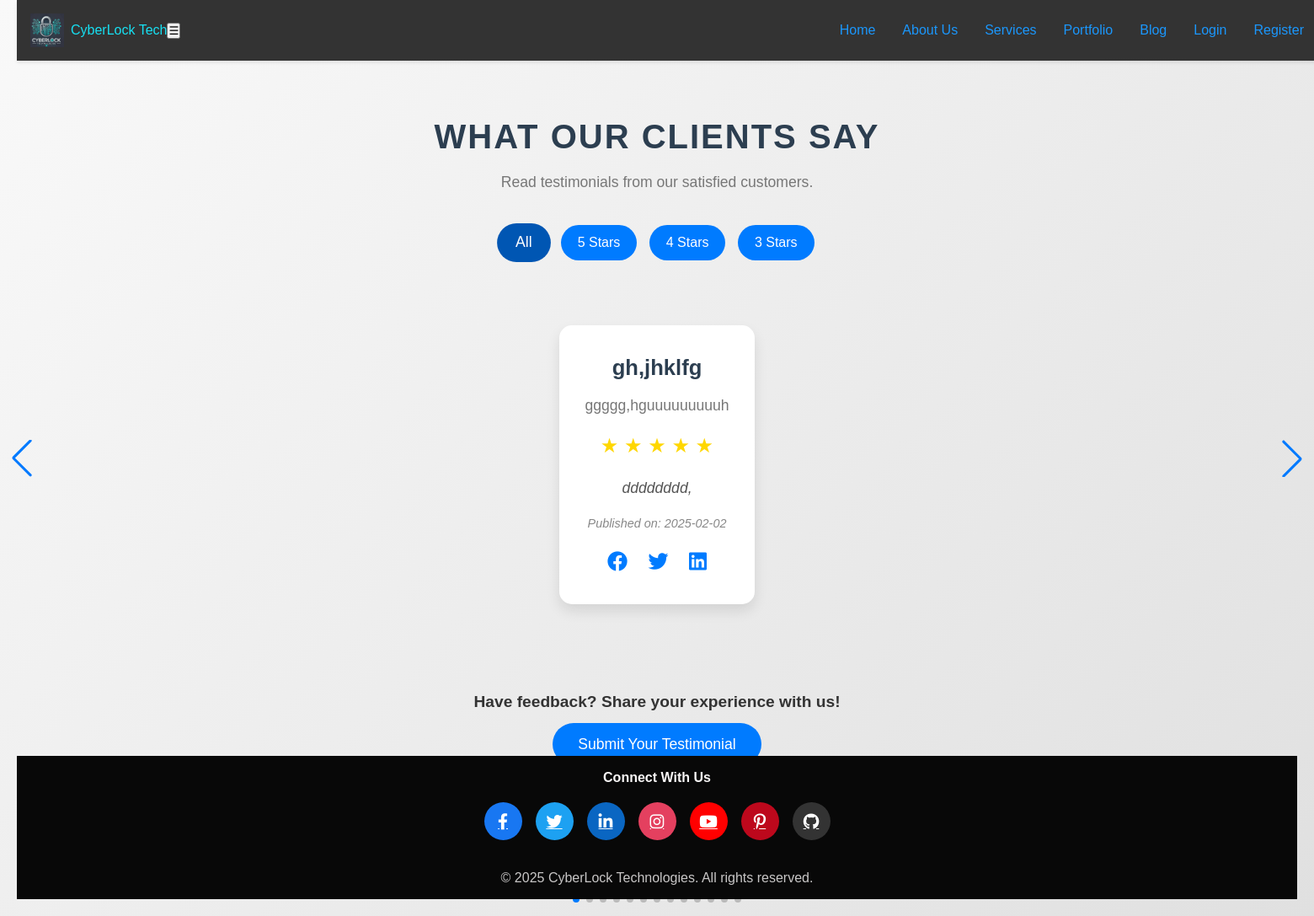
The page /testimonials/ on the database as committed earlier.
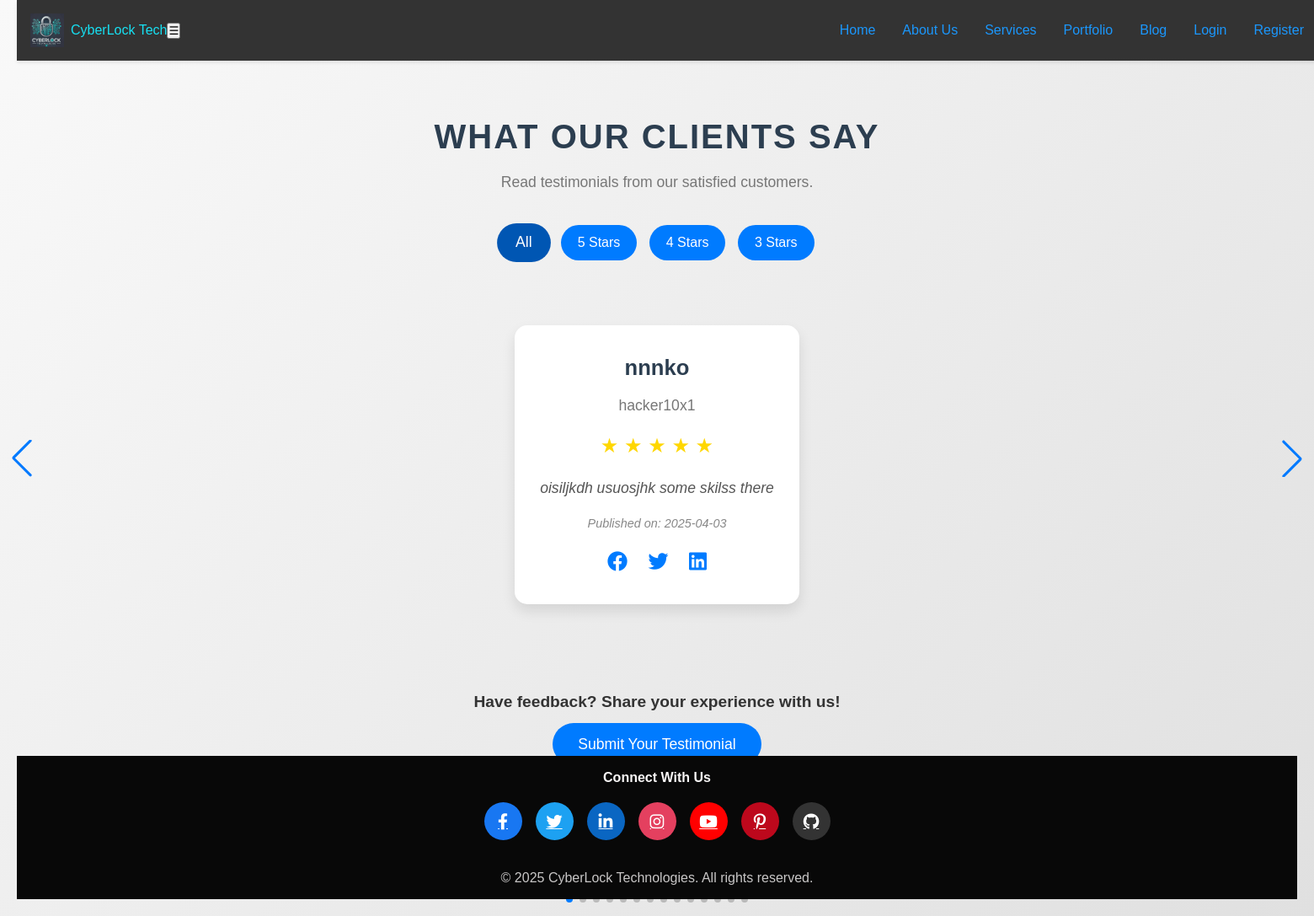
The same page on the database as committed later.
### coreapp/models.py (models this page shows, shortened)
class Testimonial(models.Model):
    name = models.CharField(max_length=100)
    company = models.CharField(max_length=100, blank=True)
    feedback = models.TextField()
    rating = models.PositiveIntegerField()  # Rating from 1 to 5
    profile_picture = models.ImageField(upload_to='testimonial_pictures/', blank=True)
    published_date = models.DateField(auto_now_add=True)
    class Meta:
        ordering = ['-published_date']
        verbose_name = "Testimonial"
        verbose_name_plural = "Testimonials"

### coreapp/views.py (the view)
# urls.py: path('testimonials/', views.testimonial_list, name='testimonial_list'),
def testimonial_list(request):
    testimonials = Testimonial.objects.all()
    return render(request, 'testimonial_list.html', {'testimonials': testimonials})

### templates/testimonial_list.html (shortened to what this page needs)
{% extends "base.html" %}
{% load static %}
{% block content %}
<!DOCTYPE html>
<html lang="en">
<head>
    <link rel="stylesheet" href="https://cdnjs.cloudflare.com/ajax/libs/font-awesome/6.0.0/css/all.min.css">
    <link rel="stylesheet" href="https://unpkg.com/swiper/swiper-bundle.min.css">
    <link rel="stylesheet" href="{% static 'css/testimonials_list.css' %}">
</head>
<body>
    <header class="page-header">
        <h1>What Our Clients Say</h1>
        <p>Read testimonials from our satisfied customers.</p>
    </header>
    <div class="filters">
        <button class="filter-btn active" data-filter="all">All</button>
        <button class="filter-btn" data-filter="5">5 Stars</button>
        <button class="filter-btn" data-filter="4">4 Stars</button>
        <button class="filter-btn" data-filter="3">3 Stars</button>
    </div>
    <div class="swiper-container">
        <div class="swiper-wrapper">
            {% for testimonial in testimonials %}
            <div class="swiper-slide">
                <div class="testimonial" data-rating="{{ testimonial.rating }}">
                    <h3>{{ testimonial.name|safe }}</h3>
                    {% if testimonial.company %}
                    <p class="company">{{ testimonial.company|safe }}</p>
                    {% endif %}
                    <div class="rating">
                        {% for i in "12345" %}
                            {% if i|slice:":1" <= testimonial.rating|stringformat:"i" %}
                            ★
                            {% else %}
                            ☆
                            {% endif %}
                        {% endfor %}
                    </div>
                    <p class="feedback">{{ testimonial.feedback|safe }}</p>
                    <p class="published-date"><em>Published on: {{ testimonial.published_date|safe }}</em></p>
                    <div class="social-share">
                        <a href="#" aria-label="Share on Facebook"><i class="fab fa-facebook"></i></a>
                        <a href="#" aria-label="Share on Twitter"><i class="fab fa-twitter"></i></a>
                        <a href="#" aria-label="Share on LinkedIn"><i class="fab fa-linkedin"></i></a>
                    </div>
                </div>
            </div>
            {% empty %}
            <div class="swiper-slide">
                <p>No testimonials available.</p>
            </div>
            {% endfor %}
        </div>
        <div class="swiper-pagination"></div>
        <div class="swiper-button-next"></div>
        <div class="swiper-button-prev"></div>
    </div>
    <div class="cta-section">
        <p class="cta-text">Have feedback? Share your experience with us!</p>
        <a href="{% url 'submit_testimonial' %}" class="cta-btn">Submit Your Testimonial</a>
    </div>
</body>
</html>
{% endblock %}

### templates/base.html (shortened to what this page needs)
{% load static %}
{% load tz %}
<!DOCTYPE html>
<html lang="en">
<head>
    <link rel="stylesheet" href="{% static 'css/base.css' %}">
    <link href="https://cdnjs.cloudflare.com/ajax/libs/font-awesome/6.0.0-beta3/css/all.min.css" rel="stylesheet">
</head>
<body class="default-body">
    <div class="page-container">
        <nav class="custom-navbar">
            <div class="navbar-container">
                <a class="navbar-brand" href="{% url 'home' %}">
                    <img src="{% static 'images/icon-192x192.png' %}" alt="CyberLock Logo">
                    <span>CyberLock Tech</span>
                </a>
                <button class="navbar-toggler" aria-label="Toggle navigation">☰</button>
                <ul class="navbar-menu">
                    <li><a href="{% url 'home' %}" class="{% if request.resolver_match.url_name == 'home' %}active{% endif %}">Home</a></li>
                    <li><a href="{% url 'about' %}" class="{% if request.resolver_match.url_name == 'about' %}active{% endif %}">About Us</a></li>
                    <li class="dropdown">
                        <a href="#" class="dropdown-toggle">Services</a>
                    </li>
                    <li><a href="{% url 'portfolio' %}" class="{% if request.resolver_match.url_name == 'portfolio' %}active{% endif %}">Portfolio</a></li>
                    <li><a href="{% url 'blog_list' %}" class="{% if request.resolver_match.url_name == 'blog_list' %}active{% endif %}">Blog</a></li>
                    {% if user.is_authenticated %}
                        <li><a href="{% url 'testimonial_list' %}" class="{% if request.resolver_match.url_name == 'testimonial_list' %}active{% endif %}">Testimonies</a></li>
                        <li><a href="{% url 'job_list' %}" class="{% if request.resolver_match.url_name == 'job_list' %}active{% endif %}">Jobs</a></li>
                        <li><a href="{% url 'contact_form' %}" class="{% if request.resolver_match.url_name == 'contact_form' %}active{% endif %}">Contact Us</a></li>
                        <li><a href="{% url 'user_profile' %}" class="{% if request.resolver_match.url_name == 'user_profile' %}active{% endif %}">Profile</a></li>
                        <li><a href="{% url 'user_logout' %}">Logout</a></li>
                    {% else %}
                        <li><a href="{% url 'user_login' %}" class="{% if request.resolver_match.url_name == 'user_login' %}active{% endif %}">Login</a></li>
                        <li><a href="{% url 'user_register' %}" class="{% if request.resolver_match.url_name == 'user_register' %}active{% endif %}">Register</a></li>
                    {% endif %}
                </ul>
            </div>
        </nav>
        <div class="content-wrap">
            {% block content %}
            {% endblock %}
        </div>
<footer class="custom-footer">
    <div class="footer-container">
        <div class="footer-top">
            <h4>Connect With Us</h4>
            <div class="social-icons">
                <a href="#" aria-label="Facebook"><i class="fab fa-facebook-f"></i></a>
                <a href="#" aria-label="Twitter"><i class="fab fa-twitter"></i></a>
                <a href="#" aria-label="LinkedIn"><i class="fab fa-linkedin-in"></i></a>
                <a href="#" aria-label="Instagram"><i class="fab fa-instagram"></i></a>
                <a href="#" aria-label="YouTube"><i class="fab fa-youtube"></i></a>
                <a href="#" aria-label="Pinterest"><i class="fab fa-pinterest-p"></i></a>
                <a href="#" aria-label="GitHub"><i class="fab fa-github"></i></a>
            </div>
        </div>
        <div class="footer-bottom">
            <p>&copy; {% now "Y" %} CyberLock Technologies. All rights reserved.</p>
        </div>
    </div>
</footer>
    </div>
</body>
</html>

### static/css/base.css (style rules this page uses)
:root { --primary-color: #1b97fc; --secondary-color: #91b2f8; --hover-bg-color: #555; --footer-bg: #333; --footer-text: #0f0f10; --spacing: 1rem; --border-radius: 5px; --font-family: 'Arial', sans-serif; }
* { box-sizing: border-box; padding: 0; margin: 0; }
body { display: flex; flex-direction: column; min-height: 100vh; font-family: var(--font-family); color: var(--secondary-color); background-color: #232946; background-size: cover; background-position: center; background-attachment: fixed; background-repeat: no-repeat; }
.page-container { display: flex; flex-direction: column; min-height: 100vh; }
.content-wrap { flex: 1; padding-top: 60px; }
.custom-navbar { background-color: #333; color: var(--secondary-color); padding: var(--spacing); position: fixed; top: 0; width: 100%; z-index: 1000; display: flex; justify-content: space-between; align-items: center; box-shadow: 0 2px 4px rgba(0, 0, 0, 0.1); }
.navbar-container { display: flex; justify-content: space-between; align-items: center; width: 100%; }
.navbar-brand { display: flex; align-items: center; text-decoration: none; color: #17e0f2; }
.navbar-brand img { width: 40px; height: 40px; margin-right: 0.5rem; }
.navbar-menu { display: flex; list-style: none; margin-left: auto; }
.navbar-menu a { text-decoration: none; color: var(--primary-color); padding: 0.5rem 1rem; transition: background 0.3s; }
.custom-footer { background-color: rgb(8, 8, 8); color: #f8f6f6; padding: 2rem; font-family: 'Arial', sans-serif; width: 100%; margin-top: auto; box-sizing: border-box; display: flex; justify-content: center; align-items: center; height: 170px; z-index: 1000; }
.footer-container { max-width: 1400px; width: 100%; display: flex; flex-direction: column; align-items: center; justify-content: center; gap: 1.5rem; text-align: center; }
.social-icons { margin-top: 1rem; display: flex; justify-content: center; flex-wrap: wrap; gap: 1rem; margin-bottom: 0.5rem; }
.social-icons a { display: inline-flex; align-items: center; justify-content: center; width: 45px; height: 45px; border-radius: 50%; background: #2c2c54; color: #fff; transition: background 0.3s ease, transform 0.3s ease; font-size: 1.2rem; }
.social-icons a[aria-label="Facebook"] { background-color: #1877f2; }
.social-icons a[aria-label="Twitter"] { background-color: #1da1f2; }
.social-icons a[aria-label="LinkedIn"] { background-color: #0a66c2; }
.social-icons a[aria-label="Instagram"] { background-color: #e4405f; }
.social-icons a[aria-label="YouTube"] { background-color: #ff0000; }
.social-icons a[aria-label="Pinterest"] { background-color: #bd081c; }
.social-icons a[aria-label="GitHub"] { background-color: #333; }
.footer-bottom { font-size: 1rem; opacity: 0.8; }

Rows that differ between the two databases and show on the page:
no longer on this page (row unchanged): Testimonial: name "gh,jhklfg", company "ggggg,hguuuuuuuuuh", rating 5 (drawn), feedback "dddddddd,", published_date "2025-02-02"
added Testimonial: name "nnnko", company "hacker10x1", rating 5 (drawn), feedback "oisiljkdh usuosjhk some skilss there", published_date "2025-04-03"
